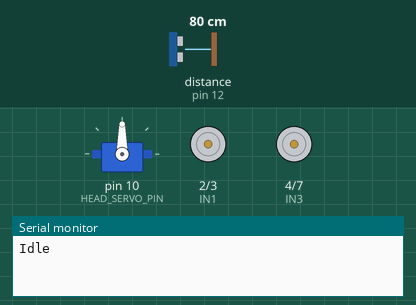
Recording of a sketch running on a simulated Arduino Uno, built with avr-gcc and run on an emulated ATmega328P. Shown: servo, motor-driver pin pairs drawn as motors (green arrow = first pin HIGH = forward, orange = second pin HIGH = backward, longer = more drive, scaled by the enable pin), the last lines printed to the serial monitor. Wiring (inferred from the names in the program): ultrasonic range finder: trigger pin 13; echo pin 12. The test bench sets the inputs (shaded band); at power-on: distance to the obstacle (sensor on pin 12) 80 cm. The echo pulse lasts 58.3 µs per cm.

Above: at 2.3 s.
2.4 s: distance to the obstacle (sensor on pin 12) set to 33 cm
At 3.4 s:
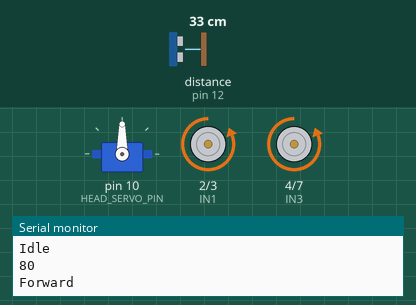
6.7 s: distance to the obstacle (sensor on pin 12) set to 28 cm
At 10.4 s:
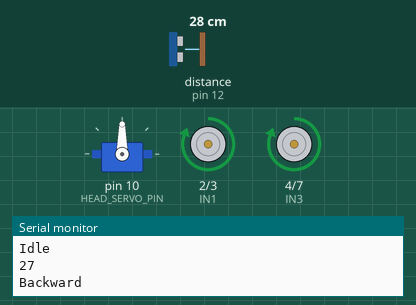
11.0 s: distance to the obstacle (sensor on pin 12) set to 35 cm
At 11.9 s:
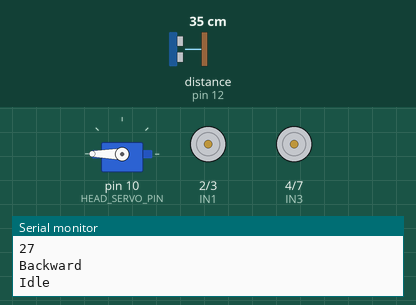
14.5 s: distance to the obstacle (sensor on pin 12) set to 2 cm
At 15.9 s:
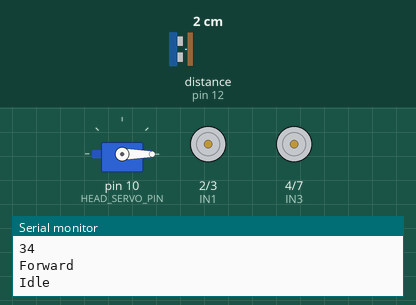
18.8 s: distance to the obstacle (sensor on pin 12) set to 56 cm
22.3 s: distance to the obstacle (sensor on pin 12) set to 64 cm
Timing chart, 0 to 26.8 s (numbered marks = the images above; inputs shaded):
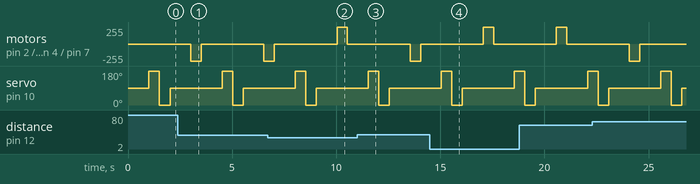

The sketch:

rover.ino
```cpp
#include <Servo.h>

#define SENSOR_INTERVAL 50

#define MAX_DISTANCE 300
#define MIN_DISTANCE_CENTER 30
#define PREF_DISTANCE_CENTER 60
#define MIN_DISTANCE_SIDE MIN_DISTANCE_CENTER
#define PREF_DISTANCE_SIDE PREF_DISTANCE_CENTER

#define FRONT_ANGLE 90
#define LEFT_ANGLE 180
#define RIGHT_ANGLE 0

#define MAX_SPEED 255
#define MIN_SPEED 150

#define STATE_IDLE 0
#define STATE_FORWARD 1
#define STATE_BACKWARD 2
#define STATE_TURN_LEFT 3
#define STATE_TURN_RIGHT 4
#define STATE_INITIAL STATE_IDLE

// Motor A
int ENA = 5;  // connected to Arduino's port 5 (output pwm)
int IN1 = 2;  // connected to Arduino's port 2
int IN2 = 3;  // connected to Arduino's port 3

// Motor B
int ENB = 6;  // connected to Arduino's port 6 (output pwm)
int IN3 = 4;  // connected to Arduino's port 4
int IN4 = 7;  // connected to Arduino's port 7

// PING
int TRIG_PIN = 13;  // connected to Arduino's port 13
int ECHO_PIN = 12;  // connected to Arduino's port 12

// Servos
int HEAD_SERVO_PIN = 10;
Servo headServo;
int rangeCenter = 0;
int rangeLeft = 0;
int rangeRight = 0;

unsigned long prevMillis;
boolean forward = true;
int currentState = STATE_INITIAL;
int leftSpeed = 0;
int rightSpeed = 0;

void stopMotors() {
  digitalWrite(ENA, LOW);
  digitalWrite(ENB, LOW);
}

void runMotors() {
  digitalWrite(ENA, HIGH);
  digitalWrite(ENB, HIGH);
}

void motorsForward() {
  digitalWrite(IN1, LOW);
  digitalWrite(IN2, HIGH);
  digitalWrite(IN3, LOW);
  digitalWrite(IN4, HIGH);
}

void motorsBackward() {
  digitalWrite(IN1, HIGH);
  digitalWrite(IN2, LOW);
  digitalWrite(IN3, HIGH);
  digitalWrite(IN4, LOW);
}

void motorsTurnLeft() {
  digitalWrite(IN1, LOW);
  digitalWrite(IN2, HIGH);
  digitalWrite(IN3, HIGH);
  digitalWrite(IN4, LOW);
}

void motorsTurnRight() {
  digitalWrite(IN1, HIGH);
  digitalWrite(IN2, LOW);
  digitalWrite(IN3, LOW);
  digitalWrite(IN4, HIGH);
}

int computeDistance() {
  int duration, distance;

  digitalWrite(TRIG_PIN, HIGH);
  delayMicroseconds(1000);
  digitalWrite(TRIG_PIN, LOW);

  duration = pulseIn(ECHO_PIN, HIGH);
  distance = (duration / 2) / 29.1;

  if (distance <= 0) {
    // "0" means no signal (lowest distance is 2cm)
    // assuming more than 3m
    return MAX_DISTANCE;
  }

  return distance;
}

void headTurnRight() {
  headServo.write(RIGHT_ANGLE);
  delay(500);
}

void headTurnCenter() {
  headServo.write(FRONT_ANGLE);
  delay(500);
}

void headTurnLeft() {
  headServo.write(LEFT_ANGLE);
  delay(500);
}

void computeFrontRange() {
  rangeCenter = computeDistance();
  //Serial.print("C: ");
  //Serial.print(rangeCenter);
  //Serial.print("\t");
}

void rangeSweep() {
  stopMotors();

  headTurnCenter();
  rangeCenter = computeDistance();

  headTurnLeft();
  rangeLeft = computeDistance();

  headTurnRight();
  rangeRight = computeDistance();

  headTurnCenter();
}

void printState() {
  switch (currentState) {
    case STATE_FORWARD:
      Serial.print("Forward");
      break;
    case STATE_BACKWARD:
      Serial.print("Backward");
      break;
    case STATE_TURN_LEFT:
      Serial.print("Left");
      break;
    case STATE_TURN_RIGHT:
      Serial.print("Right");
      break;
    default:
      Serial.print("Idle");
      break;
  }

  Serial.print(" C=");
  Serial.print(rangeCenter);
  Serial.print("cm");

  Serial.print(" L=");
  Serial.print(rangeLeft);
  Serial.print("cm");

  Serial.print(" R=");
  Serial.print(rangeLeft);
  Serial.print("cm");

  Serial.println("");
}

void setup() {
  Serial.begin(9600);

  pinMode(ENA, OUTPUT);
  pinMode(ENB, OUTPUT);
  pinMode(IN1, OUTPUT);
  pinMode(IN2, OUTPUT);
  pinMode(IN3, OUTPUT);
  pinMode(IN4, OUTPUT);

  runMotors();

  // setup head
  pinMode(TRIG_PIN, OUTPUT);
  pinMode(ECHO_PIN, INPUT);
  headServo.attach(HEAD_SERVO_PIN);

  prevMillis = millis();
}

void loop() {
  switch (currentState) {
    case STATE_FORWARD: {
      Serial.println("Forward");
      stopMotors();
      delay(500);
      motorsForward();
      runMotors();
      analogWrite(ENA, MAX_SPEED);
      analogWrite(ENB, MAX_SPEED);
      delay(500);
      currentState = STATE_IDLE;
      break;
    }
    case STATE_BACKWARD: {
      Serial.println("Backward");
      stopMotors();
      delay(500);
      motorsBackward();
      runMotors();
      analogWrite(ENA, MAX_SPEED);
      analogWrite(ENB, MAX_SPEED);
      delay(500);
      currentState = STATE_IDLE;
      break;
    }
    case STATE_TURN_LEFT: {
      Serial.println("Turn left");
      stopMotors();
      delay(500);
      motorsTurnLeft();
      runMotors();
      analogWrite(ENA, MAX_SPEED);
      analogWrite(ENB, MAX_SPEED);
      delay(250);
      currentState = STATE_IDLE;
      break;
    }
    case STATE_TURN_RIGHT: {
      Serial.println("Turn right");
      stopMotors();
      delay(500);
      motorsTurnRight();
      runMotors();
      analogWrite(ENA, MAX_SPEED);
      analogWrite(ENB, MAX_SPEED);
      delay(250);
      currentState = STATE_IDLE;
      break;
    }
    case STATE_IDLE:
    default: {
      Serial.println("Idle");
      stopMotors();
      delay(500);

      rangeSweep();

      Serial.println(rangeCenter);

      if (MIN_DISTANCE_CENTER <= rangeCenter) {
        currentState = STATE_FORWARD;
      }
      else if (PREF_DISTANCE_SIDE <= rangeLeft) {
        currentState = STATE_TURN_LEFT;
      }
      else if (PREF_DISTANCE_SIDE <= rangeRight) {
        currentState = STATE_TURN_RIGHT;
      }
      else {
        currentState = STATE_BACKWARD;
      }
      break;
    }
  }
}
```

Measured:
- the behaviour switches between 31 and 30 cm on distance to the obstacle (sensor on pin 12) (found by bisection; images 1 and 2)
